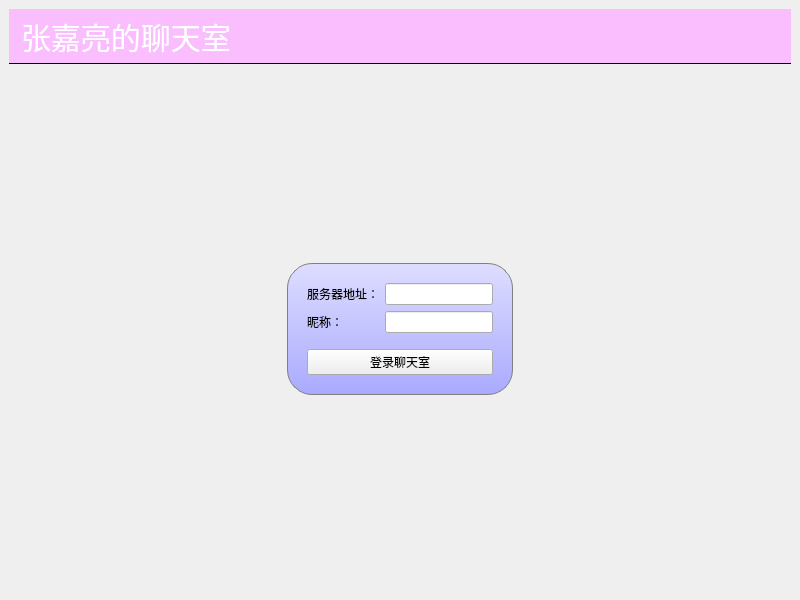
<?xml version="1.0" encoding="UTF-8"?>
<ui version="4.0">
 <class>MainWindow</class>
 <widget class="QMainWindow" name="MainWindow">
  <property name="geometry">
   <rect>
    <x>0</x>
    <y>0</y>
    <width>800</width>
    <height>600</height>
   </rect>
  </property>
  <property name="windowTitle">
   <string>聊天室客户端</string>
  </property>
  <widget class="QWidget" name="centralwidget">
   <layout class="QVBoxLayout" name="verticalLayout">
    <item>
     <widget class="QLabel" name="titleLabel">
      <property name="styleSheet">
       <string notr="true">#titleLabel {
    background: #fabeff;
    color: white;
    font-size: 30px;
    border-bottom: 1px solid black;
    padding: 5px;
}

#mainFrame {
    border: none;
    background: white;
}

#loginFarme {
    background: qlineargradient(x1:0, y1:0, x2:0, y2:1, stop:0 #ddf, stop:1 #aaf); 
    border: 1px solid gray;
    padding: 10px;
    border-radius: 25px; 
}</string>
      </property>
      <property name="text">
       <string>张嘉亮的聊天室</string>
      </property>
     </widget>
    </item>
    <item>
     <widget class="QStackedWidget" name="stackedWidget">
      <property name="styleSheet">
       <string notr="true">#titleLabel {
background: white;
border: none;
border-bottom: 1px solid black;
padding: 5px;
font: 24pt &quot;黑体&quot;;
color: rgb(255, 255, 255);
background-color: rgba(0, 170, 127, 255);
}

#mainFrame {
border: none;
background: white;
}

#loginFrame {
background: qlineargradient(x1:0, y1:0, x2:0, y2:1, stop:0 #ddf, stop:1 #aaf);
border: 1px solid gray;
padding: 10px;
border-radius: 25px;
}</string>
      </property>
      <property name="currentIndex">
       <number>1</number>
      </property>
      <widget class="QWidget" name="chatPage">
       <layout class="QVBoxLayout" name="verticalLayout_3">
        <item>
         <layout class="QHBoxLayout" name="horizontalLayout">
          <item>
           <widget class="QTextEdit" name="roomTextEdit">
            <property name="html">
             <string>&lt;!DOCTYPE HTML PUBLIC &quot;-//W3C//DTD HTML 4.0//EN&quot; &quot;http://www.w3.org/TR/REC-html40/strict.dtd&quot;&gt;
&lt;html&gt;&lt;head&gt;&lt;meta name=&quot;qrichtext&quot; content=&quot;1&quot; /&gt;&lt;meta charset=&quot;utf-8&quot; /&gt;&lt;style type=&quot;text/css&quot;&gt;
p, li { white-space: pre-wrap; }
hr { height: 1px; border-width: 0; }
li.unchecked::marker { content: &quot;\2610&quot;; }
li.checked::marker { content: &quot;\2612&quot;; }
&lt;/style&gt;&lt;/head&gt;&lt;body style=&quot; font-family:'Microsoft YaHei UI'; font-size:9pt; font-weight:400; font-style:normal;&quot;&gt;
&lt;p style=&quot; margin-top:0px; margin-bottom:0px; margin-left:0px; margin-right:0px; -qt-block-indent:0; text-indent:0px;&quot;&gt;是吧张嘉亮&lt;/p&gt;
&lt;p style=&quot; margin-top:0px; margin-bottom:0px; margin-left:0px; margin-right:0px; -qt-block-indent:0; text-indent:0px;&quot;&gt;sb张嘉亮&lt;/p&gt;&lt;/body&gt;&lt;/html&gt;</string>
            </property>
           </widget>
          </item>
          <item>
           <widget class="QListWidget" name="userListWidget">
            <property name="maximumSize">
             <size>
              <width>120</width>
              <height>16777215</height>
             </size>
            </property>
           </widget>
          </item>
         </layout>
        </item>
        <item>
         <layout class="QHBoxLayout" name="horizontalLayout_2">
          <item>
           <widget class="QLineEdit" name="sayLineEdit"/>
          </item>
          <item>
           <widget class="QPushButton" name="sayButton">
            <property name="text">
             <string>发送</string>
            </property>
           </widget>
          </item>
          <item>
           <widget class="QPushButton" name="logoutButton">
            <property name="text">
             <string>退出</string>
            </property>
           </widget>
          </item>
         </layout>
        </item>
       </layout>
      </widget>
      <widget class="QWidget" name="loginPage">
       <layout class="QGridLayout" name="gridLayout_4">
        <item row="1" column="3">
         <spacer name="horizontalSpacer_2">
          <property name="orientation">
           <enum>Qt::Horizontal</enum>
          </property>
          <property name="sizeHint" stdset="0">
           <size>
            <width>214</width>
            <height>20</height>
           </size>
          </property>
         </spacer>
        </item>
        <item row="1" column="1" colspan="2">
         <widget class="QFrame" name="loginFrame">
          <property name="frameShape">
           <enum>QFrame::StyledPanel</enum>
          </property>
          <property name="frameShadow">
           <enum>QFrame::Raised</enum>
          </property>
          <layout class="QVBoxLayout" name="verticalLayout_2">
           <item>
            <layout class="QGridLayout" name="gridLayout">
             <item row="1" column="1">
              <widget class="QLineEdit" name="lineEdit"/>
             </item>
             <item row="1" column="0">
              <widget class="QLabel" name="userName">
               <property name="text">
                <string>昵称：</string>
               </property>
              </widget>
             </item>
             <item row="0" column="0">
              <widget class="QLabel" name="label_2">
               <property name="text">
                <string>服务器地址：</string>
               </property>
              </widget>
             </item>
             <item row="0" column="1">
              <widget class="QLineEdit" name="serverEdit"/>
             </item>
            </layout>
           </item>
           <item>
            <spacer name="verticalSpacer">
             <property name="orientation">
              <enum>Qt::Vertical</enum>
             </property>
             <property name="sizeType">
              <enum>QSizePolicy::Fixed</enum>
             </property>
             <property name="sizeHint" stdset="0">
              <size>
               <width>20</width>
               <height>10</height>
              </size>
             </property>
            </spacer>
           </item>
           <item>
            <widget class="QPushButton" name="loginButton">
             <property name="text">
              <string>登录聊天室</string>
             </property>
            </widget>
           </item>
          </layout>
         </widget>
        </item>
        <item row="1" column="0">
         <spacer name="horizontalSpacer">
          <property name="orientation">
           <enum>Qt::Horizontal</enum>
          </property>
          <property name="sizeHint" stdset="0">
           <size>
            <width>213</width>
            <height>20</height>
           </size>
          </property>
         </spacer>
        </item>
        <item row="0" column="1">
         <spacer name="verticalSpacer_2">
          <property name="orientation">
           <enum>Qt::Vertical</enum>
          </property>
          <property name="sizeHint" stdset="0">
           <size>
            <width>20</width>
            <height>148</height>
           </size>
          </property>
         </spacer>
        </item>
        <item row="2" column="1">
         <spacer name="verticalSpacer_3">
          <property name="orientation">
           <enum>Qt::Vertical</enum>
          </property>
          <property name="sizeHint" stdset="0">
           <size>
            <width>20</width>
            <height>187</height>
           </size>
          </property>
         </spacer>
        </item>
       </layout>
      </widget>
     </widget>
    </item>
   </layout>
  </widget>
 </widget>
 <resources/>
 <connections/>
</ui>
